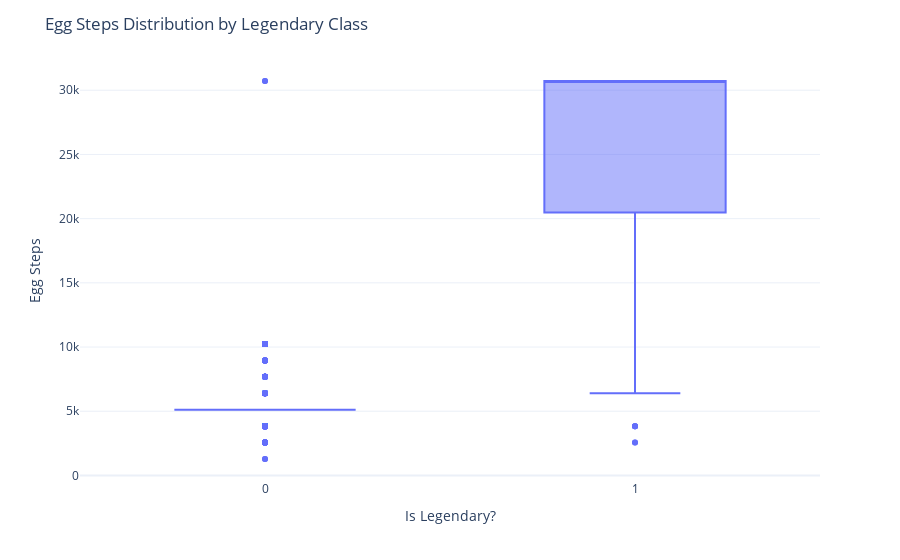

This figure's notebook cell:
### Markdown cell above
Question: how can Heatran be a legendary (and unique) pokémon but have a 50/50 genre distributions?? Is there more than one Heatran 🤔🤔

### Code cell
fig = px.box(df, x="is_legendary", y="base_egg_steps")
fig.update_layout(title="Egg Steps Distribution by Legendary Class",
                  template="plotly_white",
                  xaxis_title="Is Legendary?",
                  yaxis_title="Egg Steps")
fig.show()

### Figure 1 — Plotly figure (JSON) as saved in the notebook; plotly's stock layout.template omitted (floating-point values rounded to 4 significant figures; data arrays with more than 128 entries replaced by an {"elided": "..."} marker saying what was removed)
{"data": [{"alignmentgroup": "True", "hovertemplate": "is_legendary=%{x}<br>base_egg_steps=%{y}<extra></extra>", "legendgroup": "", "marker": {"color": "#636efa"}, "name": "", "notched": false, "offsetgroup": "", "orientation": "v", "showlegend": false, "type": "box", "x": {"elided": "801 int values"}, "x0": " ", "xaxis": "x", "y": {"elided": "801 int values"}, "y0": " ", "yaxis": "y"}], "layout": {"boxmode": "group", "legend": {"tracegroupgap": 0}, "margin": {"t": 60}, "title": {"text": "Egg Steps Distribution by Legendary Class"}, "xaxis": {"anchor": "y", "domain": [0, 1], "title": {"text": "Is Legendary?"}}, "yaxis": {"anchor": "x", "domain": [0, 1], "title": {"text": "Egg Steps"}}}}
